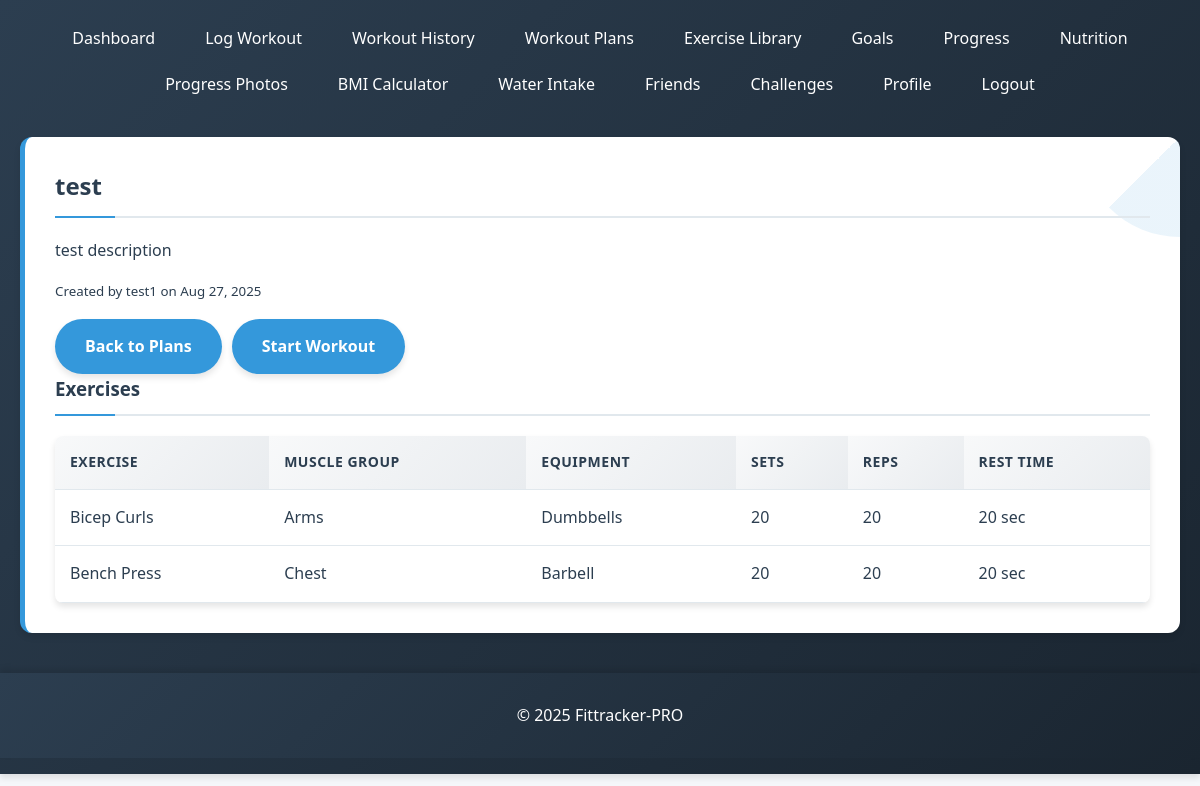
Screenshot of /view_workout_plan.php?id=4 (signed in) with the database file from the repository.
### tables this page shows
CREATE TABLE `workout_plans` (
  `id` int(11) NOT NULL,
  `user_id` int(11) NOT NULL,
  `name` varchar(100) NOT NULL,
  `description` text DEFAULT NULL,
  `created_at` timestamp NOT NULL DEFAULT current_timestamp()
);

CREATE TABLE `users` (
  `id` int(11) NOT NULL,
  `username` varchar(50) NOT NULL,
  `email` varchar(100) NOT NULL,
  `password` varchar(255) NOT NULL,
  `created_at` timestamp NOT NULL DEFAULT current_timestamp()
);

CREATE TABLE `workout_plan_exercises` (
  `id` int(11) NOT NULL,
  `workout_plan_id` int(11) NOT NULL,
  `exercise_id` int(11) NOT NULL,
  `sets` int(11) NOT NULL,
  `reps` int(11) NOT NULL,
  `rest_time` int(11) DEFAULT NULL COMMENT 'in seconds'
);

CREATE TABLE `exercises` (
  `id` int(11) NOT NULL,
  `name` varchar(100) NOT NULL,
  `description` text DEFAULT NULL,
  `instructions` text DEFAULT NULL,
  `muscle_group` varchar(50) DEFAULT NULL,
  `equipment` varchar(50) DEFAULT NULL,
  `difficulty` enum('beginner','intermediate','advanced') DEFAULT NULL,
  `image_url` varchar(255) DEFAULT NULL
);

### view_workout_plan.php (the view, shortened to what this page needs)
<?php
require_once 'config/db.php';
$user_id = $_SESSION['user_id'];
$plan_id = $_GET['id'] ?? null;
$stmt = $pdo->prepare("
    SELECT wp.*, u.username
    FROM workout_plans wp
    JOIN users u ON wp.user_id = u.id
    WHERE wp.id = ? AND wp.user_id = ?
");
$stmt->execute([$plan_id, $user_id]);
$plan = $stmt->fetch();
$stmt = $pdo->prepare("
    SELECT wpe.*, e.name, e.muscle_group, e.equipment
    FROM workout_plan_exercises wpe
    JOIN exercises e ON wpe.exercise_id = e.id
    WHERE wpe.workout_plan_id = ?
    ORDER BY wpe.id
");
$stmt->execute([$plan_id]);
$plan_exercises = $stmt->fetchAll();
?>
<?php include 'includes/header.php'; ?>
<div class="card">
    <div class="workout-plan-header">
        <h2><?php echo $plan['name']; ?></h2>
        <p><?php echo $plan['description']; ?></p>
        <p><small>Created by <?php echo $plan['username']; ?> on <?php echo date('M j, Y', strtotime($plan['created_at'])); ?></small></p>
        <div class="plan-actions">
            <a href="workout_plans.php" class="btn">Back to Plans</a>
            <a href="start_workout.php?plan_id=<?php echo $plan['id']; ?>" class="btn btn-primary">Start Workout</a>
        </div>
    </div>
    <h3>Exercises</h3>
    <?php if (count($plan_exercises) > 0): ?>
        <table>
            <tr>
                <th>Exercise</th>
                <th>Muscle Group</th>
                <th>Equipment</th>
                <th>Sets</th>
                <th>Reps</th>
                <th>Rest Time</th>
            </tr>
            <?php foreach ($plan_exercises as $exercise): ?>
            <tr>
                <td><?php echo $exercise['name']; ?></td>
                <td><?php echo ucfirst($exercise['muscle_group']); ?></td>
                <td><?php echo ucfirst(str_replace('_', ' ', $exercise['equipment'])); ?></td>
                <td><?php echo $exercise['sets']; ?></td>
                <td><?php echo $exercise['reps']; ?></td>
                <td><?php echo $exercise['rest_time']; ?> sec</td>
            </tr>
            <?php endforeach; ?>
        </table>
    <?php else: ?>
        <p>No exercises in this plan.</p>
    <?php endif; ?>
</div>
<?php include 'includes/footer.php'; ?>

### css/style.css (style rules this page uses)
* { margin: 0; padding: 0; box-sizing: border-box; font-family: 'Segoe UI', Tahoma, Geneva, Verdana, sans-serif; }
:root { --primary-color: #3498db; --secondary-color: #2c3e50; --accent-color: #e74c3c; --success-color: #2ecc71; --warning-color: #f39c12; --light-bg: #f5f7fa; --white: #ffffff; --text-dark: #2c3e50; --text-light: #7f8c8d; --border-color: #e1e8ed; --shadow: 0 4px 6px rgba(0, 0, 0, 0.1); --shadow-hover: 0 10px 20px rgba(0, 0, 0, 0.15); }
body { background-color: var(--light-bg); color: var(--text-dark); line-height: 1.6; font-size: 16px; }
.card { background: var(--white); border-radius: 12px; box-shadow: var(--shadow); padding: 30px; margin-bottom: 30px; transition: all 0.3s ease; border-left: 5px solid var(--primary-color); position: relative; overflow: hidden; }
.card::before { content: ''; position: absolute; top: 0; right: 0; width: 100px; height: 100px; background: linear-gradient(135deg, transparent 50%, rgba(52, 152, 219, 0.1) 50%); border-radius: 0 0 0 100%; }
.card h1, .card h2, .card h3 { color: var(--secondary-color); margin-bottom: 20px; padding-bottom: 10px; border-bottom: 2px solid var(--border-color); position: relative; }
.card h1::after, .card h2::after, .card h3::after { content: ''; position: absolute; bottom: -2px; left: 0; width: 60px; height: 2px; background: var(--primary-color); }
.card p { color: var(--text-dark); margin-bottom: 15px; }
button, .btn { background: var(--primary-color); color: var(--white); border: none; padding: 15px 30px; border-radius: 30px; cursor: pointer; font-size: 16px; font-weight: 600; transition: all 0.3s ease; display: inline-block; text-align: center; text-decoration: none; box-shadow: var(--shadow); position: relative; overflow: hidden; }
button::before, .btn::before { content: ''; position: absolute; top: 50%; left: 50%; width: 0; height: 0; background: rgba(255, 255, 255, 0.3); border-radius: 50%; transform: translate(-50%, -50%); transition: width 0.6s, height 0.6s; }
table { width: 100%; border-collapse: collapse; margin-top: 20px; box-shadow: var(--shadow); border-radius: 8px; overflow: hidden; }
th, td { padding: 15px; text-align: left; border-bottom: 1px solid var(--border-color); color: var(--text-dark); }
th { background: linear-gradient(135deg, #f8f9fa, #e9ecef); color: var(--secondary-color); font-weight: 600; text-transform: uppercase; font-size: 14px; letter-spacing: 0.5px; }
a { color: var(--primary-color); text-decoration: none; transition: all 0.3s ease; position: relative; }
a::after { content: ''; position: absolute; bottom: -2px; left: 0; width: 0; height: 2px; background: var(--primary-color); transition: width 0.3s ease; }
.plan-actions { display: flex; gap: 10px; flex-wrap: wrap; }
.card { animation: fadeIn 0.6s ease-out; }

### rows the page displays
workout_plans: name "test", description "test description", user.username "test1", created_at "Aug 27, 2025"
workout_plan_exercises: exercise.name "Bicep Curls", exercise.muscle_group "Arms", exercise.equipment "Dumbbells", sets "20", reps "20", rest_time "20"
workout_plan_exercises: exercise.name "Bench Press", exercise.muscle_group "Chest", exercise.equipment "Barbell", sets "20", reps "20", rest_time "20"
